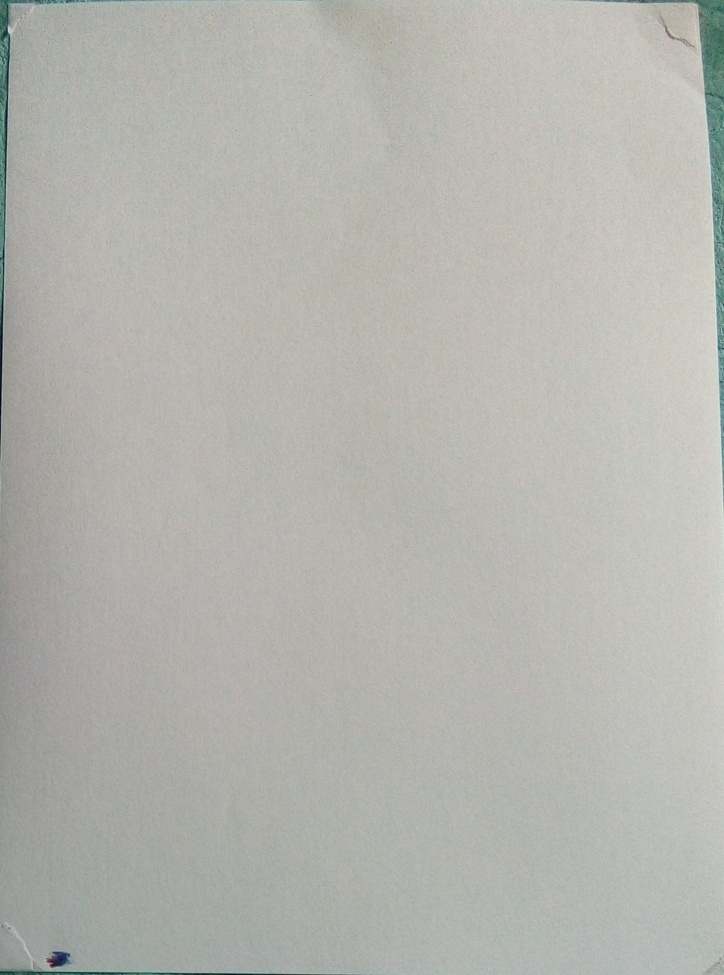
%> input picture firstMeeting/1.jpg, 724 x 975 px, shrunk from 1381 x 1859 before the run
$ octave FrameProcessingLive.m   (GNU Octave 9; MATLAB toolbox functions it lacks are replaced by stand-ins)
%> lines starting %> are read from the running program, lines starting %| are printed output that depends on the picture; in (x1, y1, x2, y2) boxes, pixels count from 0 and x2, y2 are one past the last pixel; in counts of white or black regions, pixels touching at a corner belong together; the program's own positions count from 1
### firstMeeting/firstFrameFilter.m

function [outim outimCropped rowCr1 rowCr2 colCr1 colCr2]=firstFrameFilter(inim,cropFactor)
%> called with cropFactor = 0.95


inimENH=2*(inim);
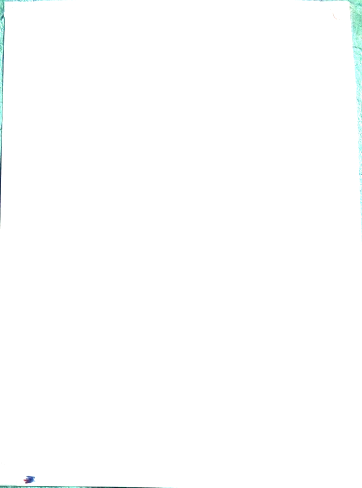
%> inimENH: size 975x724x3 uint8 (shown at 1/2 size); mean R, G, B 253.8, 254.6, 254.5
inimGR=rgb2gray(inimENH);
%inimGR=histeq(inimGR);
t=254/255;
inimBIN=imbinarize(inimGR,t);
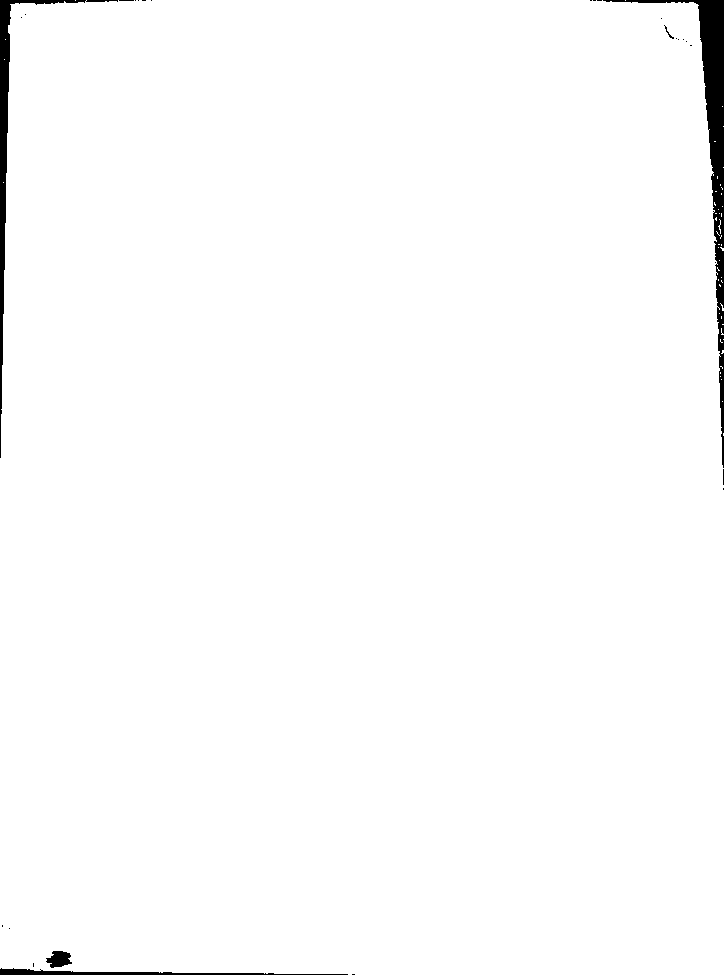
%> inimBIN: size 975x724 logical; 98.7% white; 28 black regions (23 under 20 px), largest, box (x1, y1, x2, y2) and area: (603, 0, 724, 468) 5323, (0, 0, 118, 458) 2783, (0, 968, 348, 975) 928, (46, 951, 72, 968) 299, (664, 25, 674, 39) 26


%outim=inimENH.*(abd3);
%omages{i-1}(2000,2000,:)=uint8(0);
%outim=inimBIN;%(1:r,1:c,:);


[rows cols]=size(inimBIN);

meanCOLS=mean(inimBIN);
%> meanCOLS = 724 values, max 1 at index 349, min 0.519 at index 724, mean 0.987
maxOfMeanCOLS=max(meanCOLS);
%> maxOfMeanCOLS = 1
theCOL=1;

%cropFactor=0.1;

theTHRES=maxOfMeanCOLS * cropFactor;
%> theTHRES = 0.95
for n=1:1:cols
    if meanCOLS(n) >= theTHRES
        theCOL=n;
        break
    end
end

colCr1=theCOL;
%> colCr1 = 11

for n=cols:-1:1
    if meanCOLS(n) >= theTHRES
        theCOL=n;
        break
    end
end

colCr2=theCOL;
%> colCr2 = 702


meanROWS=mean((inimBIN)');
%> meanROWS = 975 values, max 1 at index 469, min 0.515 at index 975, mean 0.987
maxOfMeanROWS=max(meanROWS);
%> maxOfMeanROWS = 1
theROW=1;
theTHRES=maxOfMeanROWS * cropFactor;
for n=1:1:rows
    if meanROWS(n) >= theTHRES
        theROW=n;
        break
    end
end

 rowCr1=theROW;
%> rowCr1 = 6

 for n=rows:-1:1
    if meanROWS(n) >= theTHRES
        theROW=n;
        break
    end
end

 rowCr2=theROW;
%> rowCr2 = 971


 thePaperPosition=inimBIN(rowCr1:rowCr2,colCr1:colCr2,:);
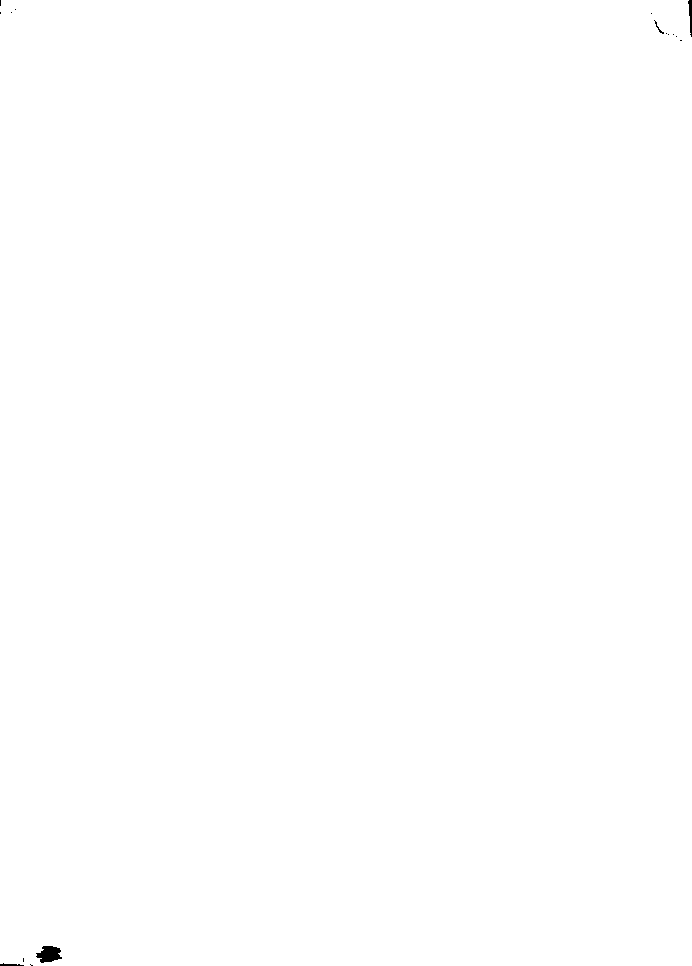
%> thePaperPosition: size 966x692 logical; 99.9% white; 16 black regions (12 under 20 px), largest, box (x1, y1, x2, y2) and area: (36, 946, 62, 963) 299, (688, 0, 692, 37) 90, (0, 963, 24, 966) 44, (654, 20, 664, 34) 26
 thePaperPosition=imerode(thePaperPosition,ones(5));
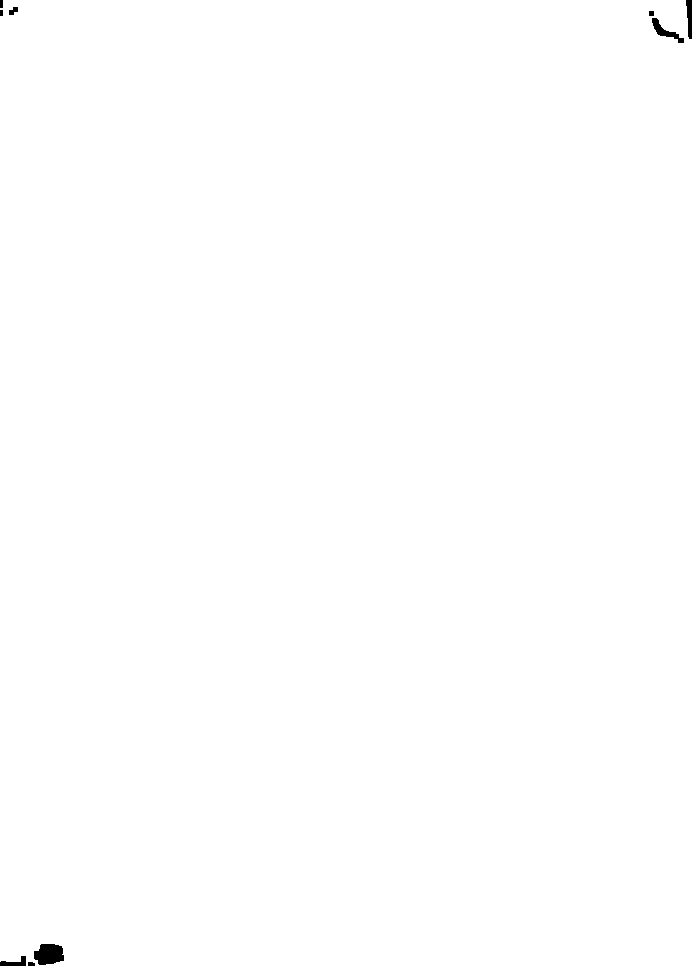
%> thePaperPosition: size 966x692 logical; 99.8% white; 9 black regions (1 under 20 px), largest, box (x1, y1, x2, y2) and area: (34, 944, 64, 965) 501, (652, 18, 684, 43) 239, (686, 0, 692, 39) 178
 thePaperPosition=imdilate(thePaperPosition,ones(5));
%> thePaperPosition: size 966x692 logical; 99.9% white; 13 black regions (9 under 20 px), largest, box (x1, y1, x2, y2) and area: (36, 946, 62, 963) 309, (688, 0, 692, 37) 92, (0, 958, 24, 966) 55, (654, 20, 667, 34) 29
 thePaperPosition=uint8(thePaperPosition);
 outim=inim;
%> outim is the input picture: size 975x724x3 uint8; mean R, G, B 180.3, 180.6, 175.1
 theArea=inim(rowCr1:rowCr2,colCr1:colCr2,:);
 theAreaENH=theArea*2;
 outim(rowCr1:rowCr2,colCr1:colCr2,:)=(theAreaENH.*thePaperPosition) + theArea;
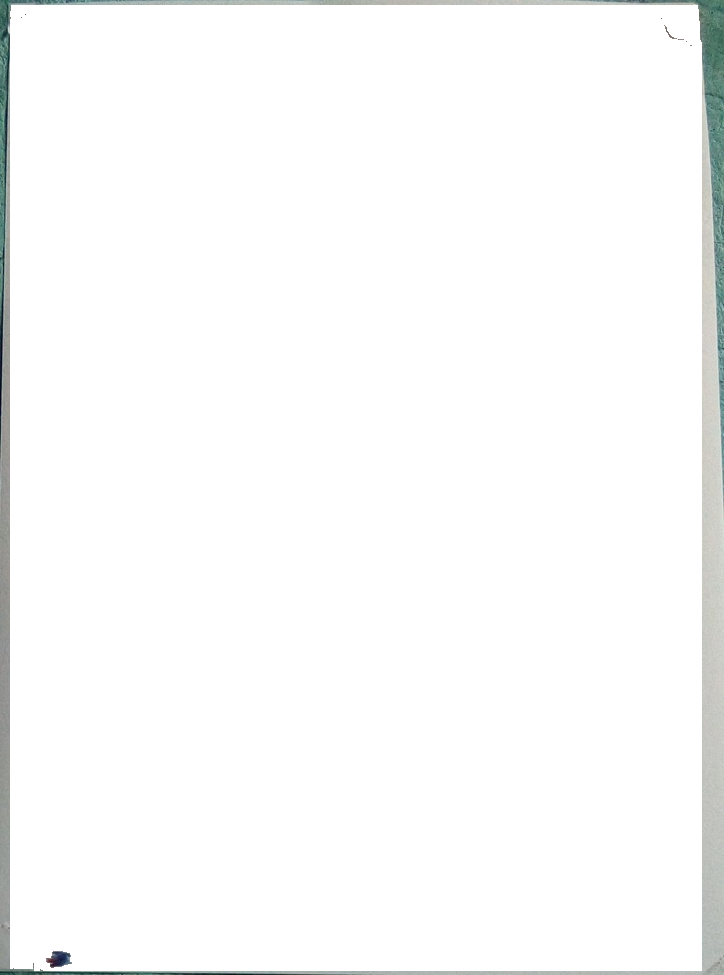
%> outim: size 975x724x3 uint8; mean R, G, B 249.7, 250.3, 250

 outimCropped=outim(rowCr1:rowCr2,colCr1:colCr2,:);


end

### firstMeeting/FrameProcessingLive.m

images{1}=imread('1.jpg');

cropFactor=0.95;%0.1
[outim images{1} row1 row2 col1 col2]=firstFrameFilter(images{1},cropFactor);
%> row1 = 6; row2 = 971; col1 = 11; col2 = 702

MyDelay=0.01;
pause(MyDelay)

ENHENCEMENTmultiplier=1.65;

for i=2:20
%> (the run ends here)

$ run again, with firstMeeting/10.jpg copied over firstMeeting/1.jpg
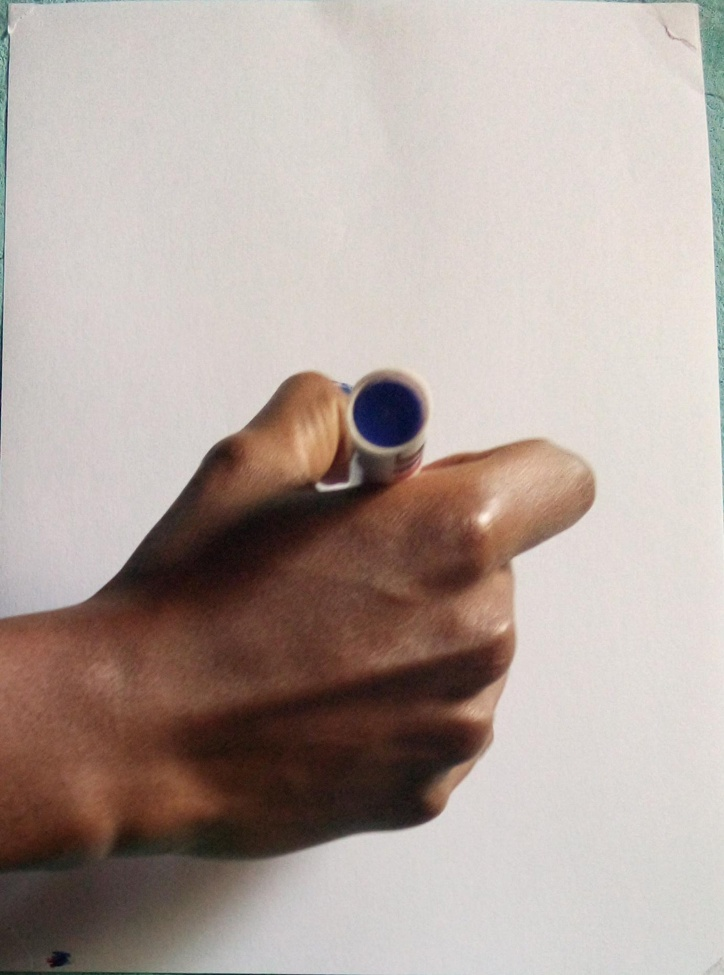
%> input picture firstMeeting/10.jpg, 724 x 975 px, shrunk from 1381 x 1859 before the run
%> in firstFrameFilter, `inimBIN=imbinarize(inimGR,t);`:
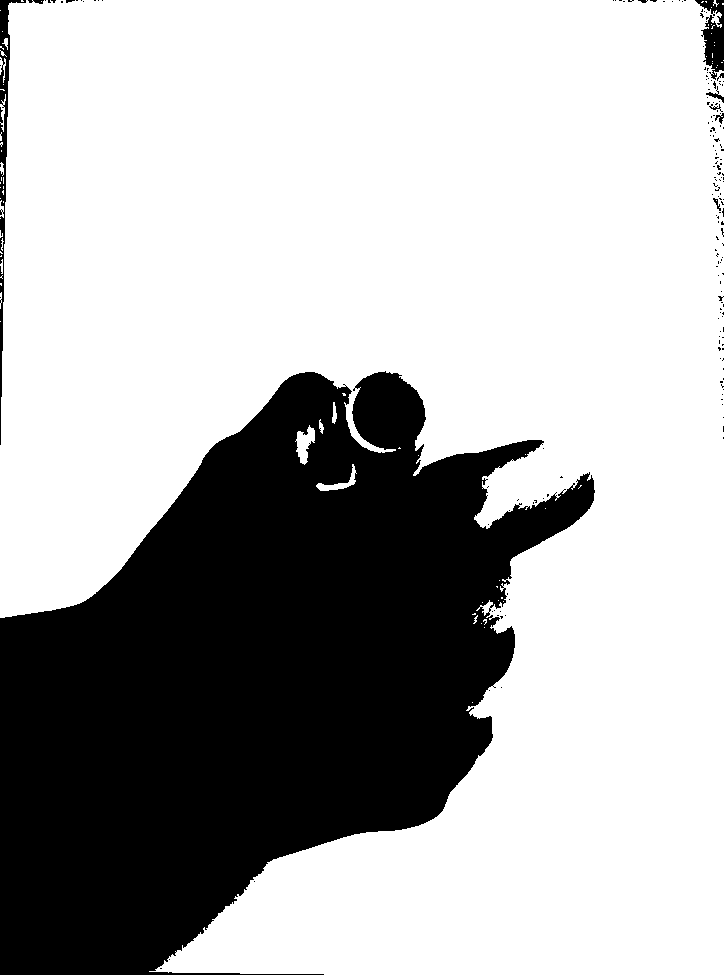
%> inimBIN: size 975x724 logical; 69.7% white; 174 black regions (165 under 20 px), largest, box (x1, y1, x2, y2) and area: (0, 371, 595, 975) 209943, (0, 0, 26, 445) 1886, (695, 0, 724, 80) 1187
%> meanCOLS = 724 values, max 1 at index 596, min 0.264 at index 1, mean 0.697
%> maxOfMeanCOLS = 1
%> in firstFrameFilter, `theTHRES=maxOfMeanCOLS * cropFactor;`: theTHRES = 0.95
%> after the loop in firstFrameFilter, `for n=1:1:cols`: theCOL = 538
%> colCr2 = 706
%> meanROWS = 975 values, max 0.999 at index 265, min 0.289 at index 635, mean 0.697
%> maxOfMeanROWS = 0.999
%> in firstFrameFilter, `theTHRES=maxOfMeanROWS * cropFactor;`: theTHRES = 0.949
%> rowCr1 = 4
%> after the loop in firstFrameFilter, `for n=rows:-1:1`: theROW = 373
%> in firstFrameFilter, outim is the input picture: size 975x724x3 uint8; mean R, G, B 179, 165.6, 159.2
%> in firstFrameFilter, `outim(rowCr1:rowCr2,colCr1:colCr2,:)=(theAreaENH.*thePaperPosition) + ..`:
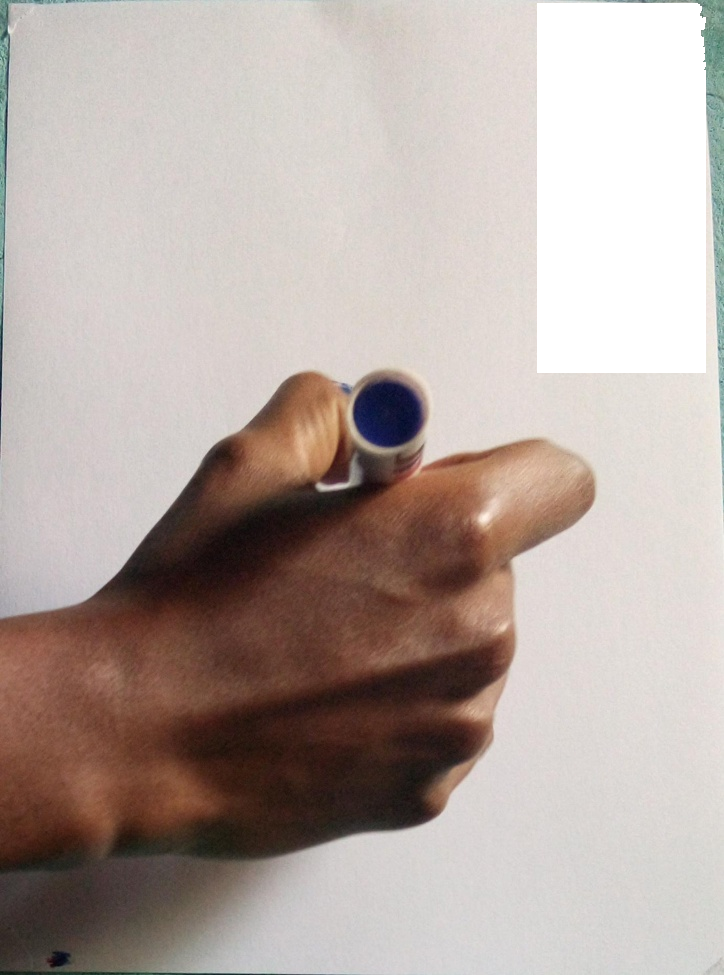
%> outim: size 975x724x3 uint8; 8.84% of pixels changed, all inside (x1, y1, x2, y2) = (537, 3, 706, 373)
%> row1 = 4; row2 = 373; col1 = 538; col2 = 706

$ run again, with firstMeeting/100.jpg copied over firstMeeting/1.jpg
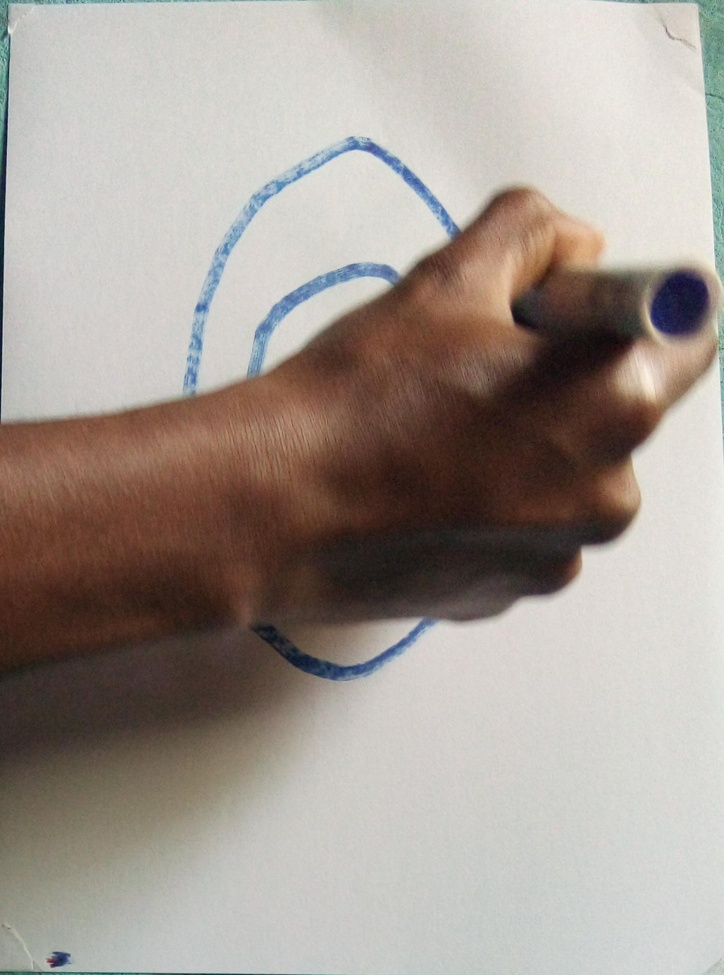
%> input picture firstMeeting/100.jpg, 724 x 975 px, shrunk from 1381 x 1859 before the run
%> in firstFrameFilter, `inimBIN=imbinarize(inimGR,t);`:
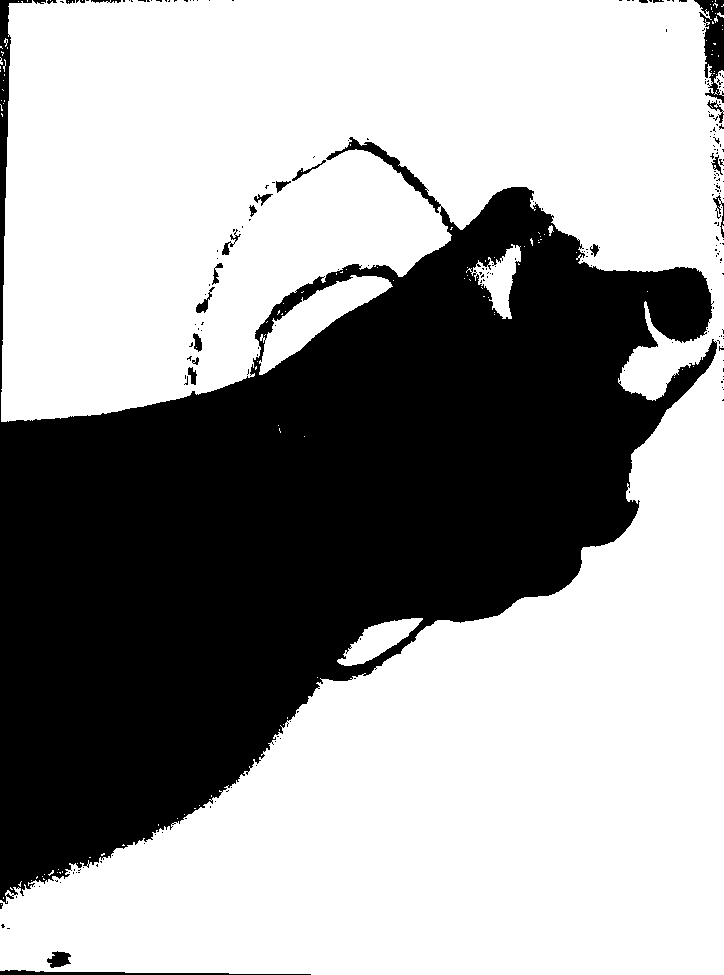
%> inimBIN: size 975x724 logical; 62.9% white; 222 black regions (198 under 20 px), largest, box (x1, y1, x2, y2) and area: (0, 0, 717, 904) 257475, (694, 0, 724, 103) 1516, (0, 970, 311, 975) 720
%> meanCOLS = 724 values, max 0.915 at index 698, min 0.08 at index 1, mean 0.629
%> maxOfMeanCOLS = 0.915
%> in firstFrameFilter, `theTHRES=maxOfMeanCOLS * cropFactor;`: theTHRES = 0.869
%> after the loop in firstFrameFilter, `for n=1:1:cols`: theCOL = 643
%> colCr2 = 723
%> meanROWS = 975 values, max 1 at index 910, min 0.0884 at index 423, mean 0.629
%> maxOfMeanROWS = 1
%> in firstFrameFilter, `theTHRES=maxOfMeanROWS * cropFactor;`: theTHRES = 0.95
%> rowCr1 = 5
%> rowCr2 = 971
%> in firstFrameFilter, outim is the input picture: size 975x724x3 uint8; mean R, G, B 164.1, 155, 147.7
%> outim: size 975x724x3 uint8; 9.76% of pixels changed, all inside (x1, y1, x2, y2) = (642, 4, 723, 971)
%> in firstFrameFilter, `outimCropped=outim(rowCr1:rowCr2,colCr1:colCr2,:);`:
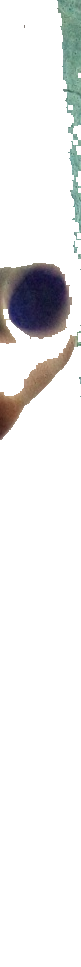
%> outimCropped: size 967x81x3 uint8; mean R, G, B 236.7, 236.9, 236.7
%> row1 = 5; row2 = 971; col1 = 643; col2 = 723
